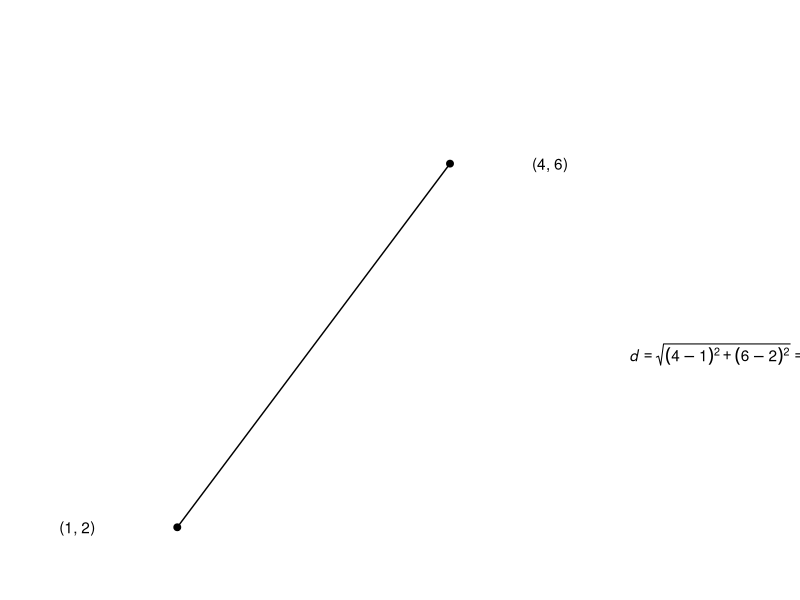
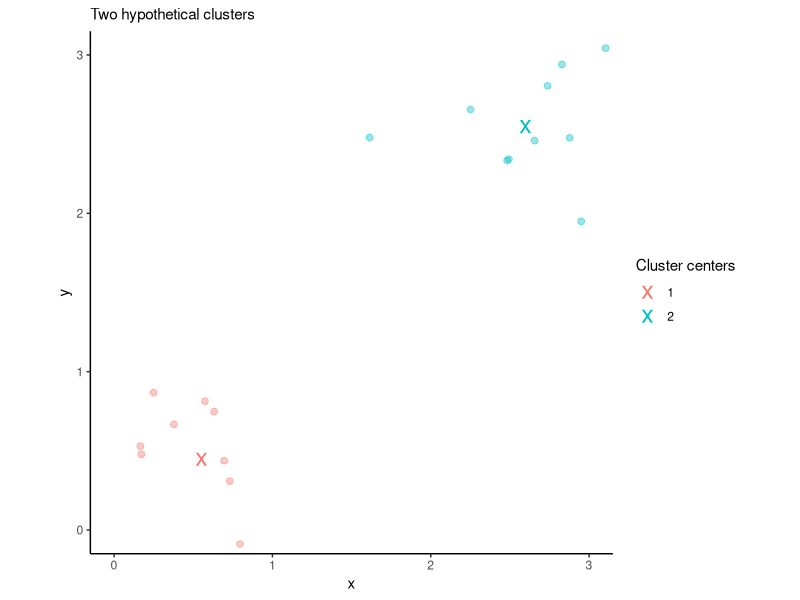

Recreate these plots in R, in order. (Note: this script raises an error after producing the figures.)
## ---- chunk 1
knitr::opts_chunk$set(echo = FALSE, message = FALSE, warning = FALSE, fig.align = 'center', fig.height=3.5, fig.width=7)
## ---- chunk 2
library(tidyverse)
tibble(x = c(1,4),
       y = c(2,6)) %>% 
  ggplot(aes(x, y)) +
  geom_point(size = 2) +
  geom_line() +
  coord_equal(ratio = 1, clip = "off", ylim = c(1.5, 7.5)) +
  annotate(geom = "text", x = -0.1, y = 2, label = "(1, 2)") +
  annotate(geom = "text", x = 5.1, y = 6, label = "(4, 6)") +
  annotate(geom = "text", x = 7, y = 3.9, label = expression(paste(italic(d) == sqrt((4-1)^2 + (6-2)^2)) == 5)) +
  theme_void()
## ---- chunk 3
set.seed(1)
x <- tibble(x = c(rnorm(n = 10, mean = 0.5, sd = 0.4), rnorm(n = 10, mean = 2.5, sd = 0.4)),
       y = c(rnorm(n = 10, mean = 0.5, sd = 0.4), rnorm(n = 10, mean = 2.5, sd = 0.4)),
       cluster = rep(1:2, each = 10))
x_fit <- kmeans(x, centers = 2)
x_centers <- as_tibble(x_fit$centers) %>% mutate(cluster = 1:2)
x %>% 
  ggplot(aes(x, y, colour = as.factor(cluster))) +
  geom_point(size = 2, alpha = 0.4, show.legend = FALSE) +
  geom_point(size = 6, shape = "x", data = x_centers, mapping = aes(colour = as.factor(cluster))) +
  coord_equal(xlim = c(0, 3), ylim = c(0, 3)) +
  labs(subtitle = "Two hypothetical clusters",
       colour = "Cluster centers") +
  theme_classic()
## ---- chunk 4
# Attach packages.
library(tidyverse)
# Import phone data.
phones_df <- read_delim(file = "iphone_dataset.csv", delim = ";", skip = 2)
## ---- chunk 5
# Print phone data.
phones_df %>% 
  knitr::kable(col.names = c("Brand", "Model", "Price (EUR)", "Weight (g)"), format = "html") %>% 
  kableExtra::kable_styling(full_width = FALSE, bootstrap_options = c("condensed"))
## ---- chunk 6
phones_df %>% 
  ggplot(aes(x = weight_g, y = price_eur)) + 
  geom_point(size = 4) +
  geom_text(aes(label = model), size = 3.5, vjust = "top", nudge_y = -40) +
  scale_x_continuous(expand = expand_scale(mult = 0.3)) +
  scale_y_continuous(expand = expand_scale(mult = 0.3)) +
  labs(title = "How would you assign these four iPhones models into two clusters?",
       x = "weight (g)", 
       y = "price (EUR)") +
  coord_equal(ratio = 1/20) +
  theme_classic()
## ---- chunk 7
# Data for clustering.
phones_cl <- phones_df[c("price_eur", "weight_g")]
# Reproducibility.
set.seed(4)
# K-means with original variables.
kmeans_orig <- kmeans(phones_cl, centers = 2)
## ---- chunk 8
# Cluster centers.
centers_orig_df <- as_tibble(kmeans_orig$centers) %>%
  mutate(cluster = 1:2)

# K-means with original variables, unequal axes.
p <- phones_df %>% 
  mutate(cluster = kmeans_orig$cluster) %>% 
  ggplot(aes(x = weight_g, y = price_eur, color = as.factor(cluster))) + 
  geom_point(size = 3, show.legend = FALSE) +
  geom_point(data = centers_orig_df, size = 6, shape = "x") +
  scale_x_continuous(expand = expand_scale(mult = 0.3)) +
  scale_y_continuous(expand = expand_scale(mult = 0.3)) +
  labs(title = "Did you expect to see iPhone 8 Plus alone in cluster 1?",
       subtitle = "k-means clustering with original variables",
       x = "weight (g)", 
       y = "price (EUR)", 
       color = "Cluster centers") +
  coord_equal(ratio = 1/20) +
  theme_classic() +
  theme(legend.position = "top")

p +
  geom_text(aes(label = model), size = 3.5, hjust = "left", nudge_x = 2, show.legend = FALSE)
## ---- chunk 9
# distances <- as.matrix(dist(phones_cl))
# round(distances["iPhone 6s Plus", "iPhone 6"], 1)
# round(distances["iPhone 6s Plus", "iPhone 8 Plus"], 1)     

p +
  geom_text(aes(label = model), size = 3.5, hjust = "left", nudge_x = 3, nudge_y = -40, show.legend = FALSE) +
  labs(title = "Pay attention to the scales of axes") +
  # Add two ditances for annotation.
  # To the left.
  annotate(geom = "segment", x = 192, y = 470, xend = 129, yend = 360, 
           arrow = arrow(length = unit(x = 0.3, units = "cm"), ends = "last")) +
  annotate(geom = "text", x = 160.5, y = 415+65, label = expression(italic(d) == 126.8)) +
  # To the top.
  annotate(geom = "segment", x = 192, y = 470, xend = 202, yend = 770, 
           arrow = arrow(length = unit(x = 0.3, units = "cm"), ends = "last")) +
  annotate(geom = "text", x = 197-10, y = 620, label = expression(italic(d) == 300.2))


#                       price_eur  weight_g
# Apple	iPhone 6s Plus	470	              192	
# Apple	iPhone 6	      360	              129	
# Apple	iPhone 8 Plus	  770	              202	
## ---- chunk 10
# Add rownames to see phone models in a distance matrix.
phones_cl <- as.data.frame(phones_cl)
rownames(phones_cl) <- phones_df$model
# Euclidean distances.
round(dist(phones_cl), 1)
## ---- chunk 11
# Adjust axes to the same scale.
p +
  geom_text(aes(label = model), size = 3.5, hjust = "left", nudge_x = 60, show.legend = FALSE) +
  labs(title = "No more surprise after equally scaling axes") +
  coord_equal(xlim = c(0, 800), ylim = c(0, 800), expand = FALSE)
## ---- chunk 12
standardize_range <- function(x) {(x - min(x)) / (max(x) - min(x))}
## ---- chunk 13
phones_cl_scaled <- apply(phones_cl, MARGIN = 2, FUN = standardize_range)
phones_cl_scaled
## ---- chunk 14
set.seed(1)
kmeans_scaled <- kmeans(phones_cl_scaled, centers = 2)
## ---- chunk 15
var_min_vec <- apply(phones_cl, MARGIN = 2, FUN = min)
var_range_vec <- apply(phones_cl, MARGIN = 2, FUN = function(x) diff(range(x)))

centers_scaled_df <- tibble(price_eur_scaled = kmeans_scaled$centers[, 1],
       weight_g_scaled = kmeans_scaled$centers[, 2]) %>%
  bind_cols(as_tibble(t(apply(X = kmeans_scaled$centers, MARGIN = 1, FUN = function(x) x * var_range_vec + var_min_vec)))) %>%
  mutate(cluster = 1:2)

phones_df %>%
  mutate(price_eur_scaled = standardize_range(price_eur),
         weight_g_scaled         = standardize_range(weight_g),
         cluster = kmeans_scaled$cluster) %>%
  ggplot(aes(x = weight_g_scaled, y = price_eur_scaled, color = as.factor(cluster))) +
  geom_point(size = 3, show.legend = FALSE) +
  geom_point(data = centers_scaled_df, aes(x = weight_g_scaled, y = price_eur_scaled), size = 6, shape = "x") +
  labs(title = "Same scale axes, standardized units",
       subtitle = "k-means clustering with scaled variables",
       x = "standardized weight",
       y = "standardized price", color = "Cluster centers") +
  theme_classic() +
  theme(legend.position = "top") +
  coord_equal(xlim = c(0, 1), ylim = c(0, 1), clip = "off") +
  geom_text(aes(label = model), size = 3.5, hjust = "left", nudge_x = 0.07, show.legend = FALSE)
## ---- chunk 16
centers_combined <- bind_rows(
  centers_orig_df %>% mutate(facet = "Original variables"),
  centers_scaled_df %>% select(-contains("scaled")) %>% mutate(facet = "Standardized variables")
)

bind_rows(
  phones_df %>% 
    mutate(cluster = kmeans_orig$cluster,
           facet = "Original variables"),
  phones_df %>% 
    mutate(cluster = kmeans_scaled$cluster,
           facet = "Standardized variables")
) %>%

  ggplot(aes(x = weight_g, y = price_eur, color = as.factor(cluster))) +
  facet_grid(~facet) +
  coord_equal(xlim = c(0, 800), ylim = c(0, 800)) +
  geom_point(size = 3, show.legend = FALSE) +
  geom_text(aes(label = model), size = 3.5, hjust = "left", nudge_x = 60, show.legend = FALSE) +
  geom_point(data = centers_combined, aes(x = weight_g, y = price_eur), size = 6, shape = "x") +
  labs(title = "Effect of (not) standardizing variables in k-means clustering",
       x = "weight (g)",
       y = "price (EUR)",
       color = "Cluster centers") +
  theme_classic() +
  theme(legend.position = "top", 
        strip.background = element_rect(colour = "white"), 
        strip.text = element_text(face = "bold", size = 11), legend.title = element_text(size = 10), 
        panel.spacing = unit(1.5, units = "cm"), plot.title = element_text(hjust = 0.5))
